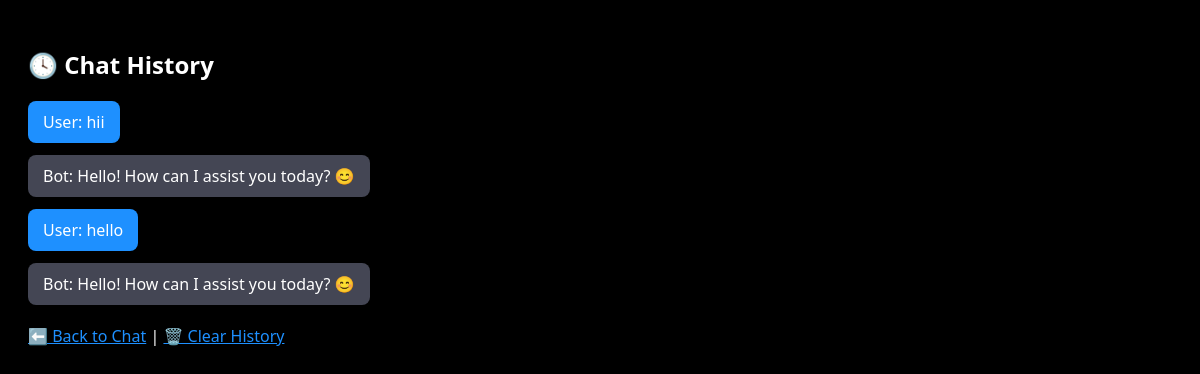
Before: /history with the older database file.
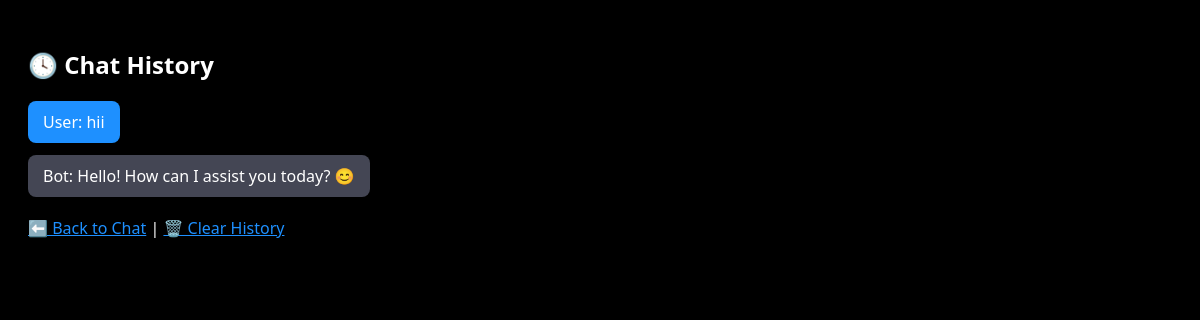
After: the same page with the newer database file.
### tables this page shows
CREATE TABLE chat (
                id INTEGER PRIMARY KEY AUTOINCREMENT,
                role TEXT NOT NULL,
                message TEXT NOT NULL
            );

### app.py (the view)
@app.route("/history")
def history():
    messages = get_all_messages()
    return render_template("history.html", messages=messages)

### app.py (called while the page is built)
def get_all_messages():
    conn = sqlite3.connect(DB_FILE)
    c = conn.cursor()
    c.execute("SELECT role, message FROM chat")
    messages = c.fetchall()
    conn.close()
    return messages

### templates/history.html (shortened to what this page needs)
<!DOCTYPE html>
<html lang="en">
<head>
</head>
<body>
  <h2>🕓 Chat History</h2>
  {% for role, msg in messages %}
    <div class="message {{ role }}">{{ role.title() }}: {{ msg }}</div>
  {% endfor %}
  <div class="controls">
    <a href="/">⬅️ Back to Chat</a> |
    <a href="/clear" onclick="return confirm('Are you sure?')">🗑️ Clear History</a>
  </div>
</body>
</html>

### templates/history.html (style rules this page uses)
body { background-color: #000; color: white; font-family: 'Segoe UI', sans-serif; padding: 20px; }
.message { margin-bottom: 12px; padding: 10px 15px; border-radius: 8px; width: fit-content; max-width: 80%; white-space: pre-wrap; }
.user { background-color: #1e90ff; align-self: flex-end; }
.bot { background-color: #444654; }
a { color: #1e90ff; }
.controls { margin-top: 20px; }

Changed rows visible on the page:
removed chat: title "User", message "hello"
removed chat: title "Bot", message "Hello! How can I assist you today? 😊"
